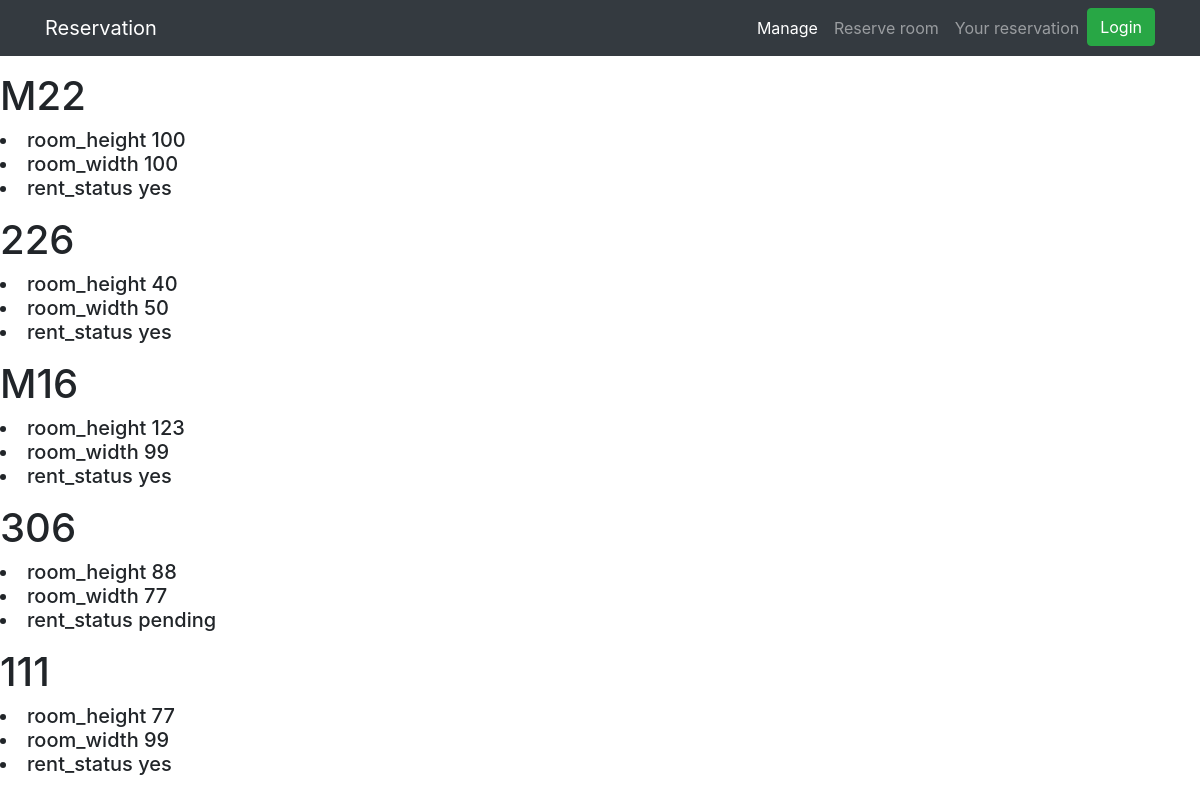
Page /reservation_room/ on the earlier database version.
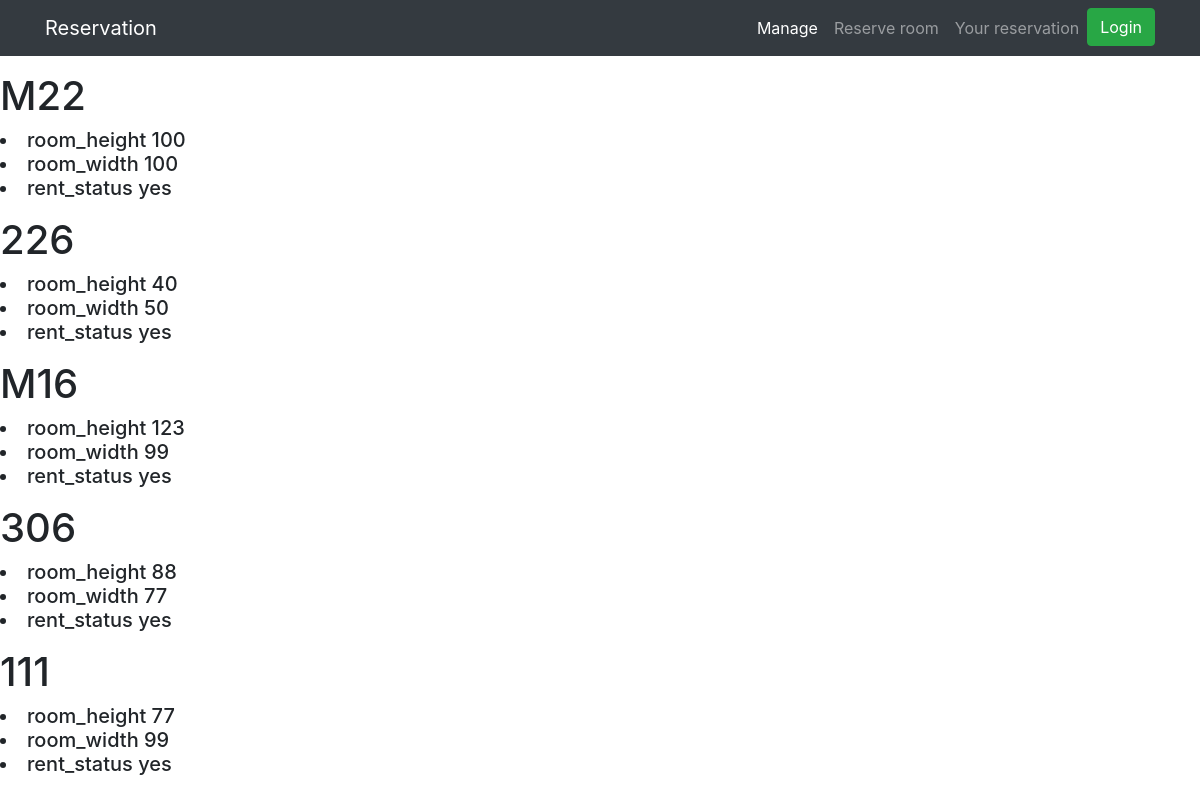
Same page on the later database version.
### blog/models.py (models this page shows, shortened)
class room(models.Model):
    roomname = models.CharField(max_length=100 , default = 'roomname')
    isavaliable = (('yes','yes') , ('no','no') , ('pending' , 'pending'))
    status = models.CharField(max_length = 10 , default = 'yes', choices=isavaliable)
    width = models.IntegerField(default = 0)
    height = models.IntegerField(default = 0)
    slug = models.SlugField(max_length=100 , default = 'roomname')
    svgpath = models.CharField(max_length = 3000 , default = "PATH")
    floor = models.IntegerField(default = 1)

### project/views.py (the view)
# urls.py: path('reservation_room/' , views.room_detail , name= 'reservation_room'),
def room_detail(request):
    rooms = room.objects.all()
    if 'room' in request.GET and 'username' in request.GET:
        print(request.GET['room'])
        o_room = room.objects.get(roomname = request.GET['room']) #ดึงค่าสถานะห้อง\
        user_obj = User.objects.get(username = request.GET['username'])
        user_obj = Employee.objects.get(id = user_obj.id)
        if(o_room.status  == "pending"):
            print("anti - double transaction")
        else:
            o_room.status = "pending" #ตั้งสถานะห้องเป็นpending
            o_room.save()
    else:
        print("ihere")
    return render(request , 'blog/reservation_room.html' , {'rooms' : rooms})

### templates/blog/reservation_room.html (shortened to what this page needs)
{% extends 'base.html' %}
{% block content %}
{% for room in rooms %}
<p class="wewew"> <h1>{{ room.roomname }}</h1>
<h5>  <li> room_height {{room.height}} </li>
  <li> room_width {{room.width}} </li>
  <li>rent_status {{room.status}} </li> </h5>
</p>
{% endfor %}
{% endblock %}

Differences in the rows shown:
changed room (number 4 of 5 on the later page): status "pending" → "yes"
